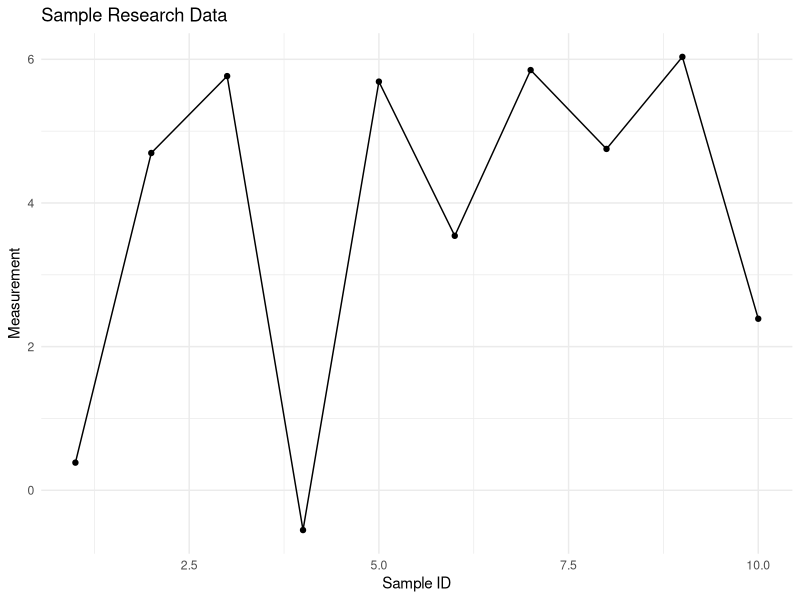

Write R code to recreate this figure.
# Example Data Analysis Script
# Author: Research Team
# Date: 2026-01-15
# Category: data-analysis

# Load required libraries
library(ggplot2)

# Sample data analysis
data <- data.frame(
  x = 1:10,
  y = rnorm(10, mean = 5, sd = 2)
)

# Create a simple plot
plot <- ggplot(data, aes(x = x, y = y)) +
  geom_point() +
  geom_line() +
  labs(title = "Sample Research Data",
       x = "Sample ID",
       y = "Measurement") +
  theme_minimal()

# Display plot
print(plot)

# Summary statistics
summary(data)
